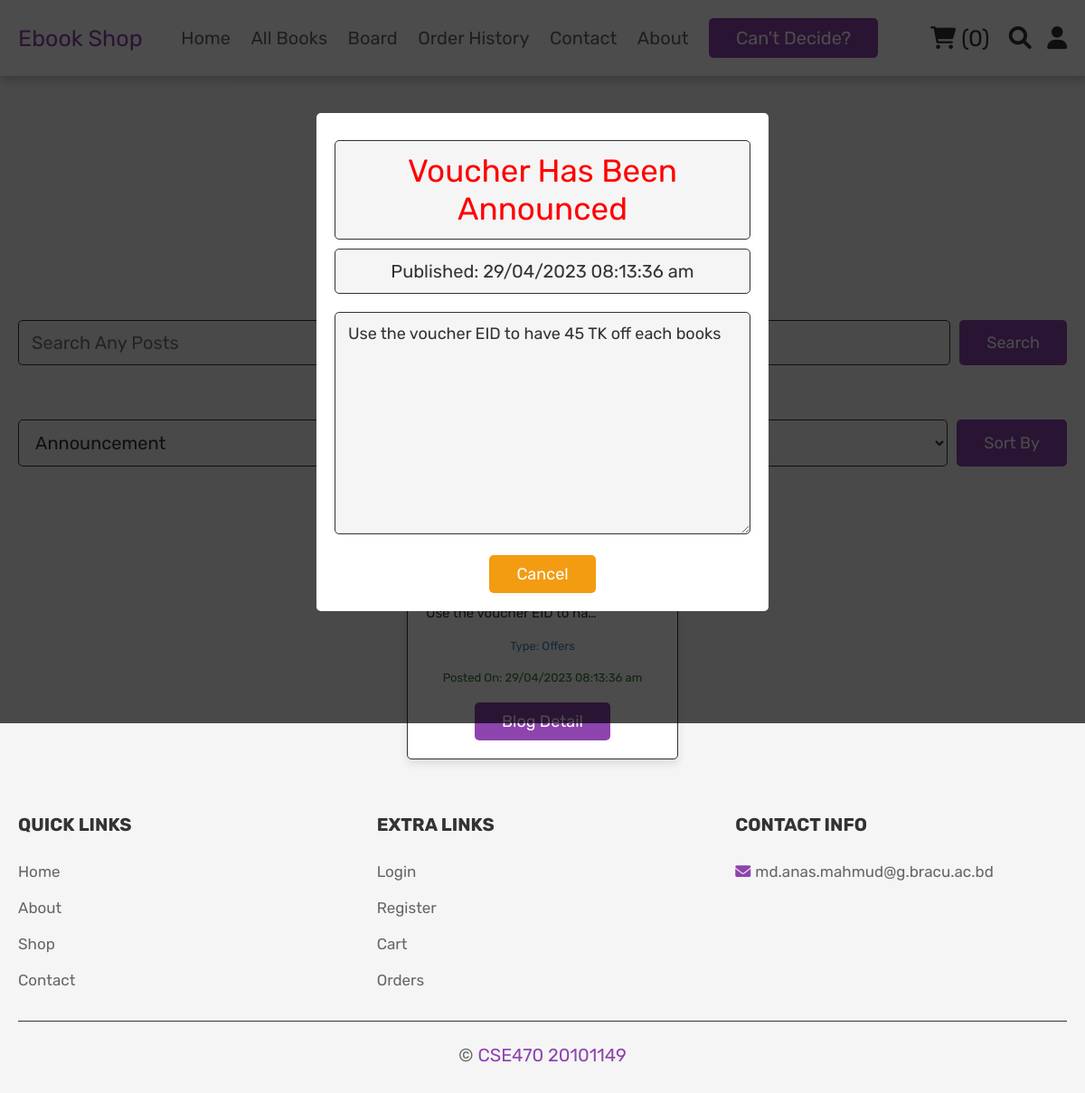
The page /user_blogs.php?update=11 (signed in) on the database its author committed.
### tables this page shows
CREATE TABLE `admin_news` (
  `id` int(100) NOT NULL,
  `user_id` int(100) NOT NULL,
  `admin_name` varchar(100) NOT NULL,
  `blog_title` text DEFAULT NULL,
  `admin_blog_message` varchar(100) NOT NULL,
  `blog_type` varchar(100) DEFAULT NULL,
  `blog_date` varchar(100) DEFAULT NULL
);

### user_blogs.php (the view, shortened to what this page needs)
<?php
include 'config.php';
?>
<!DOCTYPE html>
<html lang="en">
<head>
   <link rel="stylesheet" href="https://cdnjs.cloudflare.com/ajax/libs/font-awesome/6.0.0/css/all.min.css">
   <link rel="stylesheet" href="css/style.css">
   <link rel="stylesheet" href="css/admin_style.css">
</head>
<body>
<?php include 'header.php'; ?>
<div class="heading">
   <h3>our board</h3>
   <p> <a href="home.php">Home</a> / Board </p>
</div>
<section class="search-form">
   <form action="" method="post">
      <input type="submit" name="submit_blog_search" value="search" class="btn">
   </form>
</section>
<section class="search-form">
<form action="" method="post">
      <select name="category_buttons" class="box">
         <option value="Announcement">Announcement</option>
      </select>
      <input type="submit" value="Sort By" name="blog_sort" class="btn">
   </form>
</section>
<section class="show-blogs">
   <div class="box-container">
      <?php
         if((!isset($_POST['blog_category'])) and (!isset($_POST['submit_blog_search'])) and (!isset($_POST['blog_sort']))){
            $select_blogs = mysqli_query($conn, "SELECT * FROM `admin_news`") or die('query failed');
         }
         if(mysqli_num_rows($select_blogs) > 0){
               while($fetch_blogs = mysqli_fetch_assoc($select_blogs)){
                  ?>
                  <form action='' method="post" class="box">
                     <div class="blog_title"><?php echo $fetch_blogs['blog_title']; ?></div>
                     <div class="admin_blog_message" style="max-width: 20ch; white-space: nowrap; overflow: hidden; text-overflow: ellipsis;"><?php echo $fetch_blogs['admin_blog_message']; ?></div>
                     <div class="blog_type">Type: <?php echo $fetch_blogs['blog_type']; ?></div>
                     <div class="blog_date">Posted On: <?php echo $fetch_blogs['blog_date']; ?></div>
                     <a href="user_blogs.php?update=<?php echo $fetch_blogs['id']; ?>" class="btn">Blog Detail</a>
                  </form>
                  <?php
            }
      }
      else{
         echo '<p class="empty">No Blogs Has Been Created Yet.</p>';
      }
      ?>
   </div>
</section>
<section class="edit-product-form">
   <?php
      if(isset($_GET['update'])){
         $blog_detail_id = $_GET['update'];
         $update_query = mysqli_query($conn, "SELECT * FROM `admin_news` WHERE id = '$blog_detail_id'") or die('query failed');
         if(mysqli_num_rows($update_query) > 0){
            while($fetch_update = mysqli_fetch_assoc($update_query)){
   ?>
         <form action="" method="post" enctype="multipart/form-data">
            <p type="text" name="show_blog_title" class="box" style="font-size: 35px; color: red;"><?php echo $fetch_update['blog_title']; ?></p>
            <p type="text" name="show_blog_title" class="box" style="font-size: 20px">Published: <?php echo $fetch_update['blog_date']; ?></p>
            <textarea type="text" name="update_admin_blog_message" cols="30" rows="10" class="box" disabled><?php echo $fetch_update['admin_blog_message']; ?></textarea>
            <input type="reset" value="cancel" id="close-update" class="option-btn" onclick="window.location = 'user_blogs.php'">
         </form>
   <?php
         }
      }
      }else{
         echo '<script>document.querySelector(".edit-product-form").style.display = "none";</script>';
      }
   ?>
</section>
<?php include 'footer.php'; ?>
</body>
</html>

### css/style.css (style rules this page uses)
:root { --purple:#8e44ad; --red:#c0392b; --orange:#f39c12; --black:#333; --white:#fff; --light-color:#666; --light-white:#ccc; --light-bg:#f5f5f5; --border:.1rem solid var(--black); --box-shadow:0 .5rem 1rem rgba(0,0,0,.1); }
* { font-family: 'Rubik', sans-serif; margin:0; padding:0; box-sizing: border-box; outline: none; border:none; text-decoration: none; transition:all .2s linear; }
html { font-size: 62.5%; overflow-x: hidden; }
section { padding:3rem 2rem; }
.btn, .option-btn, .delete-btn, .white-btn { display: inline-block; margin-top: 1rem; padding:1rem 3rem; cursor: pointer; color:var(--white); font-size: 1.8rem; border-radius: .5rem; text-transform: capitalize; }
.white-btn, .btn { background-color: var(--purple); }
.option-btn { background-color: var(--orange); }
.heading { min-height: 30vh; display: flex; flex-flow: column; align-items: center; justify-content: center; gap:1rem; background: url(../images/heading-bg.webp) no-repeat; background-size: cover; background-position: center; text-align: center; }
.heading h3 { font-size: 5rem; color:var(--black); text-transform: uppercase; }
.heading p { font-size: 2.5rem; color:var(--light-color); }
.heading p a { color:var(--purple); }
.search-form form { max-width: 1200px; margin:0 auto; display: flex; gap:1rem; }
.search-form form .btn { margin-top: 0; }
.search-form form .box { width: 100%; padding:1.2rem 1.4rem; border:var(--border); font-size: 2rem; color:var(--black); background-color: var(--light-bg); border-radius: .5rem; }

### css/admin_style.css (style rules this page uses)
:root { --purple:#8e44ad; --red:#c0392b; --orange:#f39c12; --black:#333; --white:#fff; --light-color:#666; --light-white:#ccc; --light-bg:#f5f5f5; --border:.1rem solid var(--black); --box-shadow:0 .5rem 1rem rgba(0,0,0,.1); }
* { font-family: 'Rubik', sans-serif; margin:0; padding:0; box-sizing: border-box; outline: none; border:none; text-decoration: none; transition:all .2s linear; }
html { font-size: 62.5%; overflow-x: hidden; }
body { background-color: var(--light-bg); }
section { padding:3rem 2rem; }
.btn, .option-btn, .delete-btn, .white-btn { display: inline-block; margin-top: 1rem; padding:1rem 3rem; cursor: pointer; color:var(--white); font-size: 1.8rem; border-radius: .5rem; text-transform: capitalize; }
.white-btn, .btn { background-color: var(--purple); }
.option-btn { background-color: var(--orange); }
.show-blogs { padding-top: 0; }
.show-blogs .box-container .box { text-align: center; padding:2rem; border-radius: .5rem; border:var(--border); box-shadow: var(--box-shadow); background-color: var(--white); }
.show-blogs .box-container { display: grid; grid-template-columns: repeat(auto-fit, 30rem); justify-content: center; gap:1.5rem; max-width: 1200px; margin:0 auto; align-items: flex-start; }
.show-blogs .box-container .box .blog_title { padding:1rem 0; font-size: 3rem; color:var(--red); }
.show-blogs .box-container .box .admin_blog_message { padding:1rem 0; font-size: 1.5rem; color:var(--black); }
.show-blogs .box-container .box .blog_type { padding:1rem 0; font-size: 1.3rem; color:steelblue; }
.show-blogs .box-container .box .blog_date { padding:1rem 0; font-size: 1.3rem; color:rgb(46, 117, 44); }
.edit-product-form { min-height: 100vh; background-color: rgba(0,0,0,.7); display: flex; align-items: center; justify-content: center; padding:7rem; overflow-y: scroll; position: fixed; top:0; left:0; z-index: 1200; width: 100%; }
.edit-product-form form { width: 50rem; padding:2rem; text-align: center; border-radius: .5rem; background-color: var(--white); }
.edit-product-form form .box { margin:1rem 0; padding:1.2rem 1.4rem; border:var(--border); border-radius: .5rem; background-color: var(--light-bg); font-size: 1.8rem; color:var(--black); width: 100%; }

### rows shown on the page
admin_news: admin_blog_message "Use the voucher EID to ha…", blog_type "Offers", blog_date "29/04/2023 08:13:36 am", blog_title "Voucher Has Been Announced", update_admin_blog_message "Use the voucher EID to have 45 TK off each books"

### other values the page prints
$cart_rows_number "0"
